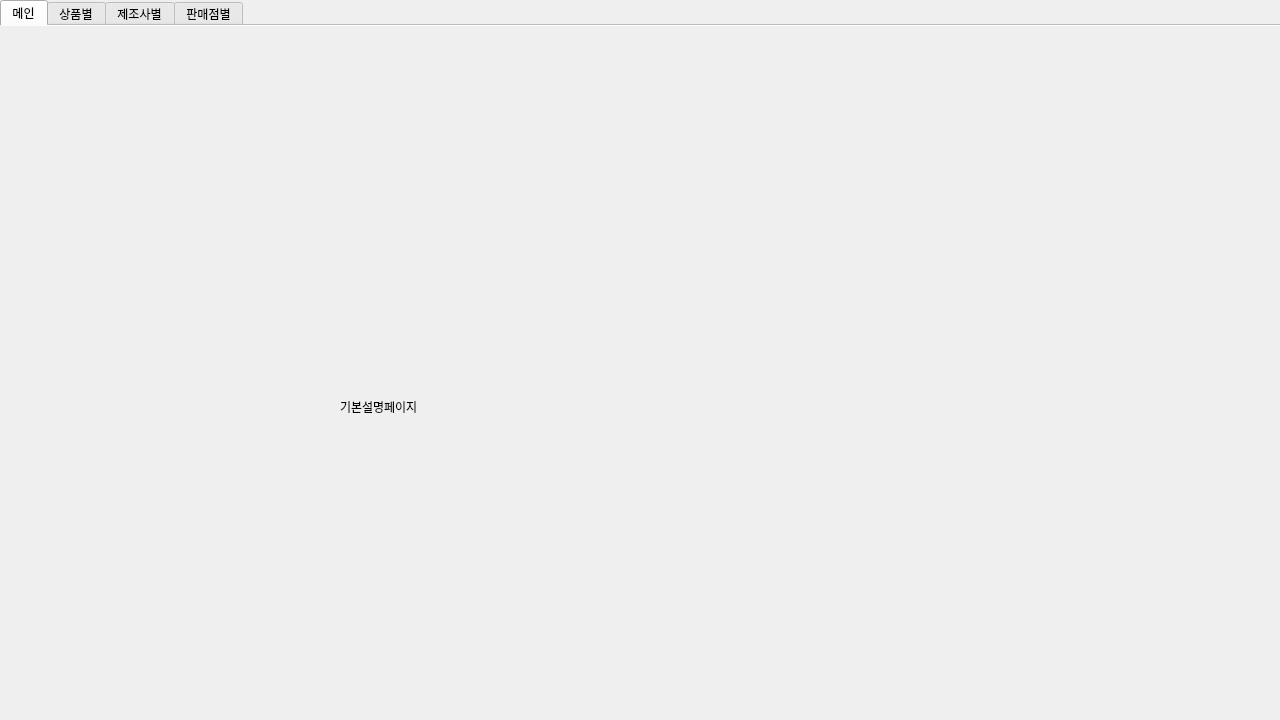
<?xml version="1.0" encoding="UTF-8"?>
<ui version="4.0">
 <class>Dialog</class>
 <widget class="QDialog" name="Dialog">
  <property name="geometry">
   <rect>
    <x>0</x>
    <y>0</y>
    <width>1280</width>
    <height>720</height>
   </rect>
  </property>
  <property name="windowTitle">
   <string>Dialog</string>
  </property>
  <widget class="QTabWidget" name="tabWidget">
   <property name="enabled">
    <bool>true</bool>
   </property>
   <property name="geometry">
    <rect>
     <x>0</x>
     <y>0</y>
     <width>1301</width>
     <height>731</height>
    </rect>
   </property>
   <property name="sizePolicy">
    <sizepolicy hsizetype="Expanding" vsizetype="Expanding">
     <horstretch>0</horstretch>
     <verstretch>0</verstretch>
    </sizepolicy>
   </property>
   <property name="layoutDirection">
    <enum>Qt::LeftToRight</enum>
   </property>
   <property name="inputMethodHints">
    <set>Qt::ImhNone</set>
   </property>
   <property name="currentIndex">
    <number>0</number>
   </property>
   <property name="iconSize">
    <size>
     <width>20</width>
     <height>20</height>
    </size>
   </property>
   <property name="elideMode">
    <enum>Qt::ElideNone</enum>
   </property>
   <property name="documentMode">
    <bool>true</bool>
   </property>
   <property name="movable">
    <bool>false</bool>
   </property>
   <widget class="QWidget" name="tab_1">
    <attribute name="title">
     <string>메인</string>
    </attribute>
    <widget class="QLabel" name="label_4">
     <property name="geometry">
      <rect>
       <x>340</x>
       <y>300</y>
       <width>521</width>
       <height>161</height>
      </rect>
     </property>
     <property name="text">
      <string>기본설명페이지</string>
     </property>
    </widget>
    <widget class="QLabel" name="label_33">
     <property name="geometry">
      <rect>
       <x>-10</x>
       <y>-30</y>
       <width>1411</width>
       <height>761</height>
      </rect>
     </property>
     <property name="text">
      <string/>
     </property>
     <property name="pixmap">
      <pixmap>ui 배경4.png</pixmap>
     </property>
    </widget>
    <zorder>label_33</zorder>
    <zorder>label_4</zorder>
   </widget>
   <widget class="QWidget" name="tab_2">
    <attribute name="title">
     <string>상품별</string>
    </attribute>
    <widget class="QLabel" name="label">
     <property name="geometry">
      <rect>
       <x>80</x>
       <y>180</y>
       <width>251</width>
       <height>41</height>
      </rect>
     </property>
     <property name="font">
      <font>
       <family>NanumBarunGothic</family>
       <pointsize>22</pointsize>
      </font>
     </property>
     <property name="text">
      <string/>
     </property>
     <property name="pixmap">
      <pixmap>전체 생필품2.PNG</pixmap>
     </property>
    </widget>
    <widget class="QTableWidget" name="pummok">
     <property name="geometry">
      <rect>
       <x>20</x>
       <y>240</y>
       <width>690</width>
       <height>420</height>
      </rect>
     </property>
     <property name="editTriggers">
      <set>QAbstractItemView::EditKeyPressed|QAbstractItemView::SelectedClicked</set>
     </property>
     <property name="defaultDropAction">
      <enum>Qt::IgnoreAction</enum>
     </property>
     <property name="alternatingRowColors">
      <bool>true</bool>
     </property>
     <property name="selectionBehavior">
      <enum>QAbstractItemView::SelectRows</enum>
     </property>
    </widget>
    <widget class="QWidget" name="formLayoutWidget">
     <property name="geometry">
      <rect>
       <x>800</x>
       <y>270</y>
       <width>372</width>
       <height>65</height>
      </rect>
     </property>
     <layout class="QFormLayout" name="formLayout">
      <property name="fieldGrowthPolicy">
       <enum>QFormLayout::ExpandingFieldsGrow</enum>
      </property>
      <property name="labelAlignment">
       <set>Qt::AlignLeading|Qt::AlignLeft|Qt::AlignVCenter</set>
      </property>
      <property name="formAlignment">
       <set>Qt::AlignLeading|Qt::AlignLeft|Qt::AlignVCenter</set>
      </property>
      <property name="horizontalSpacing">
       <number>20</number>
      </property>
      <property name="verticalSpacing">
       <number>10</number>
      </property>
      <item row="0" column="0">
       <widget class="QLabel" name="label_3">
        <property name="font">
         <font>
          <family>Agency FB</family>
          <pointsize>10</pointsize>
          <weight>75</weight>
          <bold>true</bold>
         </font>
        </property>
        <property name="text">
         <string/>
        </property>
        <property name="pixmap">
         <pixmap>올해상품평균가.png</pixmap>
        </property>
        <property name="alignment">
         <set>Qt::AlignCenter</set>
        </property>
       </widget>
      </item>
      <item row="1" column="0">
       <widget class="QLabel" name="label_6">
        <property name="font">
         <font>
          <family>Agency FB</family>
          <pointsize>10</pointsize>
          <weight>75</weight>
          <bold>true</bold>
         </font>
        </property>
        <property name="text">
         <string/>
        </property>
        <property name="pixmap">
         <pixmap>올해가격변동량.png</pixmap>
        </property>
        <property name="alignment">
         <set>Qt::AlignCenter</set>
        </property>
       </widget>
      </item>
      <item row="1" column="1">
       <widget class="QLabel" name="pummokdifflabel">
        <property name="font">
         <font>
          <family>Agency FB</family>
          <pointsize>10</pointsize>
          <weight>75</weight>
          <bold>true</bold>
         </font>
        </property>
        <property name="text">
         <string>전년도 대비 변동량이 표시됩니다.</string>
        </property>
       </widget>
      </item>
      <item row="0" column="1">
       <widget class="QLabel" name="pricelabel">
        <property name="font">
         <font>
          <family>Agency FB</family>
          <pointsize>10</pointsize>
          <weight>75</weight>
          <bold>true</bold>
         </font>
        </property>
        <property name="text">
         <string>이번년도 평균 가격이 출력됩니다.</string>
        </property>
       </widget>
      </item>
     </layout>
    </widget>
    <widget class="QWidget" name="verticalLayoutWidget">
     <property name="geometry">
      <rect>
       <x>740</x>
       <y>360</y>
       <width>501</width>
       <height>301</height>
      </rect>
     </property>
     <layout class="QVBoxLayout" name="pummokgraph"/>
    </widget>
    <widget class="QWidget" name="horizontalLayoutWidget">
     <property name="geometry">
      <rect>
       <x>350</x>
       <y>180</y>
       <width>91</width>
       <height>42</height>
      </rect>
     </property>
     <layout class="QHBoxLayout" name="horizontalLayout">
      <item>
       <widget class="QLabel" name="difftotal">
        <property name="font">
         <font>
          <family>나눔고딕</family>
          <pointsize>26</pointsize>
         </font>
        </property>
        <property name="tabletTracking">
         <bool>false</bool>
        </property>
        <property name="autoFillBackground">
         <bool>false</bool>
        </property>
        <property name="text">
         <string>30</string>
        </property>
        <property name="alignment">
         <set>Qt::AlignCenter</set>
        </property>
       </widget>
      </item>
      <item>
       <widget class="QLabel" name="label_7">
        <property name="font">
         <font>
          <family>나눔고딕</family>
          <pointsize>26</pointsize>
         </font>
        </property>
        <property name="text">
         <string>%</string>
        </property>
        <property name="alignment">
         <set>Qt::AlignLeading|Qt::AlignLeft|Qt::AlignVCenter</set>
        </property>
       </widget>
      </item>
     </layout>
    </widget>
    <widget class="QLabel" name="label_2">
     <property name="geometry">
      <rect>
       <x>80</x>
       <y>100</y>
       <width>411</width>
       <height>71</height>
      </rect>
     </property>
     <property name="text">
      <string/>
     </property>
     <property name="pixmap">
      <pixmap>2021년 2월기준 2.png</pixmap>
     </property>
    </widget>
    <widget class="QLabel" name="label_5">
     <property name="geometry">
      <rect>
       <x>-30</x>
       <y>-70</y>
       <width>1411</width>
       <height>761</height>
      </rect>
     </property>
     <property name="text">
      <string/>
     </property>
     <property name="pixmap">
      <pixmap>ui 배경4.png</pixmap>
     </property>
    </widget>
    <widget class="QLabel" name="label_9">
     <property name="geometry">
      <rect>
       <x>10</x>
       <y>230</y>
       <width>711</width>
       <height>441</height>
      </rect>
     </property>
     <property name="text">
      <string/>
     </property>
     <property name="pixmap">
      <pixmap>품목배경2.png</pixmap>
     </property>
    </widget>
    <widget class="QLabel" name="label_11">
     <property name="geometry">
      <rect>
       <x>730</x>
       <y>350</y>
       <width>451</width>
       <height>305</height>
      </rect>
     </property>
     <property name="text">
      <string/>
     </property>
     <property name="pixmap">
      <pixmap>품목배경2.png</pixmap>
     </property>
    </widget>
    <widget class="QLabel" name="label_12">
     <property name="geometry">
      <rect>
       <x>790</x>
       <y>260</y>
       <width>10</width>
       <height>80</height>
      </rect>
     </property>
     <property name="text">
      <string/>
     </property>
     <property name="pixmap">
      <pixmap>품목배경2.png</pixmap>
     </property>
    </widget>
    <widget class="QLabel" name="label_13">
     <property name="geometry">
      <rect>
       <x>790</x>
       <y>260</y>
       <width>381</width>
       <height>10</height>
      </rect>
     </property>
     <property name="text">
      <string/>
     </property>
     <property name="pixmap">
      <pixmap>품목배경2.png</pixmap>
     </property>
    </widget>
    <widget class="QLabel" name="label_14">
     <property name="geometry">
      <rect>
       <x>1170</x>
       <y>260</y>
       <width>10</width>
       <height>80</height>
      </rect>
     </property>
     <property name="text">
      <string/>
     </property>
     <property name="pixmap">
      <pixmap>품목배경2.png</pixmap>
     </property>
    </widget>
    <widget class="QLabel" name="label_15">
     <property name="geometry">
      <rect>
       <x>1260</x>
       <y>450</y>
       <width>10</width>
       <height>81</height>
      </rect>
     </property>
     <property name="text">
      <string/>
     </property>
     <property name="pixmap">
      <pixmap>품목배경2.png</pixmap>
     </property>
    </widget>
    <widget class="QLabel" name="label_16">
     <property name="geometry">
      <rect>
       <x>800</x>
       <y>330</y>
       <width>375</width>
       <height>10</height>
      </rect>
     </property>
     <property name="text">
      <string/>
     </property>
     <property name="pixmap">
      <pixmap>품목배경2.png</pixmap>
     </property>
    </widget>
    <zorder>label_5</zorder>
    <zorder>label_12</zorder>
    <zorder>label_11</zorder>
    <zorder>label_9</zorder>
    <zorder>label_2</zorder>
    <zorder>label</zorder>
    <zorder>pummok</zorder>
    <zorder>formLayoutWidget</zorder>
    <zorder>verticalLayoutWidget</zorder>
    <zorder>horizontalLayoutWidget</zorder>
    <zorder>label_13</zorder>
    <zorder>label_14</zorder>
    <zorder>label_15</zorder>
    <zorder>label_16</zorder>
   </widget>
   <widget class="QWidget" name="tab_4">
    <attribute name="title">
     <string>제조사별</string>
    </attribute>
    <widget class="QTableWidget" name="company">
     <property name="geometry">
      <rect>
       <x>20</x>
       <y>240</y>
       <width>690</width>
       <height>420</height>
      </rect>
     </property>
     <property name="editTriggers">
      <set>QAbstractItemView::EditKeyPressed|QAbstractItemView::SelectedClicked</set>
     </property>
     <property name="defaultDropAction">
      <enum>Qt::IgnoreAction</enum>
     </property>
     <property name="alternatingRowColors">
      <bool>true</bool>
     </property>
     <property name="selectionBehavior">
      <enum>QAbstractItemView::SelectRows</enum>
     </property>
    </widget>
    <widget class="QWidget" name="verticalLayoutWidget_3">
     <property name="geometry">
      <rect>
       <x>730</x>
       <y>350</y>
       <width>511</width>
       <height>311</height>
      </rect>
     </property>
     <layout class="QVBoxLayout" name="companygraph"/>
    </widget>
    <widget class="QWidget" name="formLayoutWidget_3">
     <property name="geometry">
      <rect>
       <x>730</x>
       <y>270</y>
       <width>431</width>
       <height>41</height>
      </rect>
     </property>
     <layout class="QFormLayout" name="formLayout_3">
      <property name="fieldGrowthPolicy">
       <enum>QFormLayout::ExpandingFieldsGrow</enum>
      </property>
      <property name="labelAlignment">
       <set>Qt::AlignLeading|Qt::AlignLeft|Qt::AlignVCenter</set>
      </property>
      <property name="formAlignment">
       <set>Qt::AlignLeading|Qt::AlignLeft|Qt::AlignVCenter</set>
      </property>
      <property name="horizontalSpacing">
       <number>20</number>
      </property>
      <property name="verticalSpacing">
       <number>10</number>
      </property>
      <item row="0" column="0">
       <widget class="QLabel" name="label_10">
        <property name="font">
         <font>
          <family>NanumBarunGothic</family>
          <pointsize>10</pointsize>
         </font>
        </property>
        <property name="text">
         <string/>
        </property>
        <property name="pixmap">
         <pixmap>올해가격변동량.png</pixmap>
        </property>
        <property name="alignment">
         <set>Qt::AlignCenter</set>
        </property>
       </widget>
      </item>
      <item row="0" column="1">
       <widget class="QLabel" name="companydifflabel">
        <property name="font">
         <font>
          <family>NanumBarunGothic</family>
          <pointsize>10</pointsize>
         </font>
        </property>
        <property name="text">
         <string>전년도 대비 변동량이 표시됩니다.</string>
        </property>
       </widget>
      </item>
     </layout>
    </widget>
    <widget class="QLabel" name="label_25">
     <property name="geometry">
      <rect>
       <x>0</x>
       <y>-20</y>
       <width>1411</width>
       <height>761</height>
      </rect>
     </property>
     <property name="text">
      <string/>
     </property>
     <property name="pixmap">
      <pixmap>ui 배경4.png</pixmap>
     </property>
    </widget>
    <widget class="QLabel" name="label_26">
     <property name="geometry">
      <rect>
       <x>190</x>
       <y>80</y>
       <width>931</width>
       <height>91</height>
      </rect>
     </property>
     <property name="text">
      <string/>
     </property>
     <property name="pixmap">
      <pixmap>제조사별가격변동량2.png</pixmap>
     </property>
    </widget>
    <widget class="QLabel" name="label_27">
     <property name="geometry">
      <rect>
       <x>14</x>
       <y>234</y>
       <width>701</width>
       <height>431</height>
      </rect>
     </property>
     <property name="text">
      <string/>
     </property>
     <property name="pixmap">
      <pixmap>품목배경2.png</pixmap>
     </property>
    </widget>
    <widget class="QLabel" name="label_28">
     <property name="geometry">
      <rect>
       <x>720</x>
       <y>340</y>
       <width>451</width>
       <height>311</height>
      </rect>
     </property>
     <property name="text">
      <string/>
     </property>
     <property name="pixmap">
      <pixmap>품목배경2.png</pixmap>
     </property>
    </widget>
    <widget class="QLabel" name="label_29">
     <property name="geometry">
      <rect>
       <x>730</x>
       <y>260</y>
       <width>431</width>
       <height>10</height>
      </rect>
     </property>
     <property name="text">
      <string/>
     </property>
     <property name="pixmap">
      <pixmap>품목배경2.png</pixmap>
     </property>
    </widget>
    <widget class="QLabel" name="label_30">
     <property name="geometry">
      <rect>
       <x>730</x>
       <y>310</y>
       <width>431</width>
       <height>10</height>
      </rect>
     </property>
     <property name="text">
      <string/>
     </property>
     <property name="pixmap">
      <pixmap>품목배경2.png</pixmap>
     </property>
    </widget>
    <widget class="QLabel" name="label_31">
     <property name="geometry">
      <rect>
       <x>720</x>
       <y>260</y>
       <width>10</width>
       <height>60</height>
      </rect>
     </property>
     <property name="text">
      <string/>
     </property>
     <property name="pixmap">
      <pixmap>품목배경2.png</pixmap>
     </property>
    </widget>
    <widget class="QLabel" name="label_32">
     <property name="geometry">
      <rect>
       <x>1160</x>
       <y>260</y>
       <width>10</width>
       <height>60</height>
      </rect>
     </property>
     <property name="text">
      <string/>
     </property>
     <property name="pixmap">
      <pixmap>품목배경2.png</pixmap>
     </property>
    </widget>
    <zorder>label_25</zorder>
    <zorder>label_28</zorder>
    <zorder>label_27</zorder>
    <zorder>company</zorder>
    <zorder>verticalLayoutWidget_3</zorder>
    <zorder>formLayoutWidget_3</zorder>
    <zorder>label_26</zorder>
    <zorder>label_29</zorder>
    <zorder>label_30</zorder>
    <zorder>label_31</zorder>
    <zorder>label_32</zorder>
   </widget>
   <widget class="QWidget" name="tab_3">
    <attribute name="title">
     <string>판매점별</string>
    </attribute>
    <widget class="QWidget" name="formLayoutWidget_2">
     <property name="geometry">
      <rect>
       <x>730</x>
       <y>270</y>
       <width>431</width>
       <height>41</height>
      </rect>
     </property>
     <layout class="QFormLayout" name="formLayout_2">
      <property name="fieldGrowthPolicy">
       <enum>QFormLayout::ExpandingFieldsGrow</enum>
      </property>
      <property name="labelAlignment">
       <set>Qt::AlignLeading|Qt::AlignLeft|Qt::AlignVCenter</set>
      </property>
      <property name="formAlignment">
       <set>Qt::AlignLeading|Qt::AlignLeft|Qt::AlignVCenter</set>
      </property>
      <property name="horizontalSpacing">
       <number>20</number>
      </property>
      <property name="verticalSpacing">
       <number>10</number>
      </property>
      <item row="0" column="0">
       <widget class="QLabel" name="label_8">
        <property name="font">
         <font>
          <family>NanumBarunGothic</family>
          <pointsize>10</pointsize>
         </font>
        </property>
        <property name="text">
         <string/>
        </property>
        <property name="pixmap">
         <pixmap>올해가격변동량.png</pixmap>
        </property>
        <property name="alignment">
         <set>Qt::AlignCenter</set>
        </property>
       </widget>
      </item>
      <item row="0" column="1">
       <widget class="QLabel" name="placedifflabel">
        <property name="font">
         <font>
          <family>NanumBarunGothic</family>
          <pointsize>10</pointsize>
         </font>
        </property>
        <property name="text">
         <string>전년도 대비 변동량이 표시됩니다.</string>
        </property>
       </widget>
      </item>
     </layout>
    </widget>
    <widget class="QWidget" name="verticalLayoutWidget_2">
     <property name="geometry">
      <rect>
       <x>730</x>
       <y>350</y>
       <width>511</width>
       <height>311</height>
      </rect>
     </property>
     <layout class="QVBoxLayout" name="placegraph"/>
    </widget>
    <widget class="QTableWidget" name="place">
     <property name="geometry">
      <rect>
       <x>20</x>
       <y>240</y>
       <width>690</width>
       <height>420</height>
      </rect>
     </property>
     <property name="editTriggers">
      <set>QAbstractItemView::EditKeyPressed|QAbstractItemView::SelectedClicked</set>
     </property>
     <property name="defaultDropAction">
      <enum>Qt::IgnoreAction</enum>
     </property>
     <property name="alternatingRowColors">
      <bool>true</bool>
     </property>
     <property name="selectionBehavior">
      <enum>QAbstractItemView::SelectRows</enum>
     </property>
    </widget>
    <widget class="QLabel" name="label_17">
     <property name="geometry">
      <rect>
       <x>-10</x>
       <y>10</y>
       <width>1411</width>
       <height>761</height>
      </rect>
     </property>
     <property name="text">
      <string/>
     </property>
     <property name="pixmap">
      <pixmap>ui 배경4.png</pixmap>
     </property>
    </widget>
    <widget class="QLabel" name="label_18">
     <property name="geometry">
      <rect>
       <x>190</x>
       <y>60</y>
       <width>881</width>
       <height>141</height>
      </rect>
     </property>
     <property name="text">
      <string/>
     </property>
     <property name="pixmap">
      <pixmap>판매점별 가격변동량3.png</pixmap>
     </property>
    </widget>
    <widget class="QLabel" name="label_19">
     <property name="geometry">
      <rect>
       <x>14</x>
       <y>234</y>
       <width>701</width>
       <height>431</height>
      </rect>
     </property>
     <property name="text">
      <string/>
     </property>
     <property name="pixmap">
      <pixmap>품목배경2.png</pixmap>
     </property>
    </widget>
    <widget class="QLabel" name="label_20">
     <property name="geometry">
      <rect>
       <x>720</x>
       <y>260</y>
       <width>10</width>
       <height>60</height>
      </rect>
     </property>
     <property name="text">
      <string/>
     </property>
     <property name="pixmap">
      <pixmap>품목배경2.png</pixmap>
     </property>
    </widget>
    <widget class="QLabel" name="label_21">
     <property name="geometry">
      <rect>
       <x>1160</x>
       <y>260</y>
       <width>10</width>
       <height>60</height>
      </rect>
     </property>
     <property name="text">
      <string/>
     </property>
     <property name="pixmap">
      <pixmap>품목배경2.png</pixmap>
     </property>
    </widget>
    <widget class="QLabel" name="label_22">
     <property name="geometry">
      <rect>
       <x>730</x>
       <y>260</y>
       <width>431</width>
       <height>10</height>
      </rect>
     </property>
     <property name="text">
      <string/>
     </property>
     <property name="pixmap">
      <pixmap>품목배경2.png</pixmap>
     </property>
    </widget>
    <widget class="QLabel" name="label_23">
     <property name="geometry">
      <rect>
       <x>720</x>
       <y>310</y>
       <width>441</width>
       <height>10</height>
      </rect>
     </property>
     <property name="text">
      <string/>
     </property>
     <property name="pixmap">
      <pixmap>품목배경2.png</pixmap>
     </property>
    </widget>
    <widget class="QLabel" name="label_24">
     <property name="geometry">
      <rect>
       <x>720</x>
       <y>340</y>
       <width>451</width>
       <height>311</height>
      </rect>
     </property>
     <property name="text">
      <string/>
     </property>
     <property name="pixmap">
      <pixmap>품목배경2.png</pixmap>
     </property>
    </widget>
    <zorder>label_17</zorder>
    <zorder>label_24</zorder>
    <zorder>label_19</zorder>
    <zorder>formLayoutWidget_2</zorder>
    <zorder>verticalLayoutWidget_2</zorder>
    <zorder>place</zorder>
    <zorder>label_18</zorder>
    <zorder>label_20</zorder>
    <zorder>label_21</zorder>
    <zorder>label_22</zorder>
    <zorder>label_23</zorder>
   </widget>
  </widget>
 </widget>
 <resources/>
 <connections/>
</ui>
